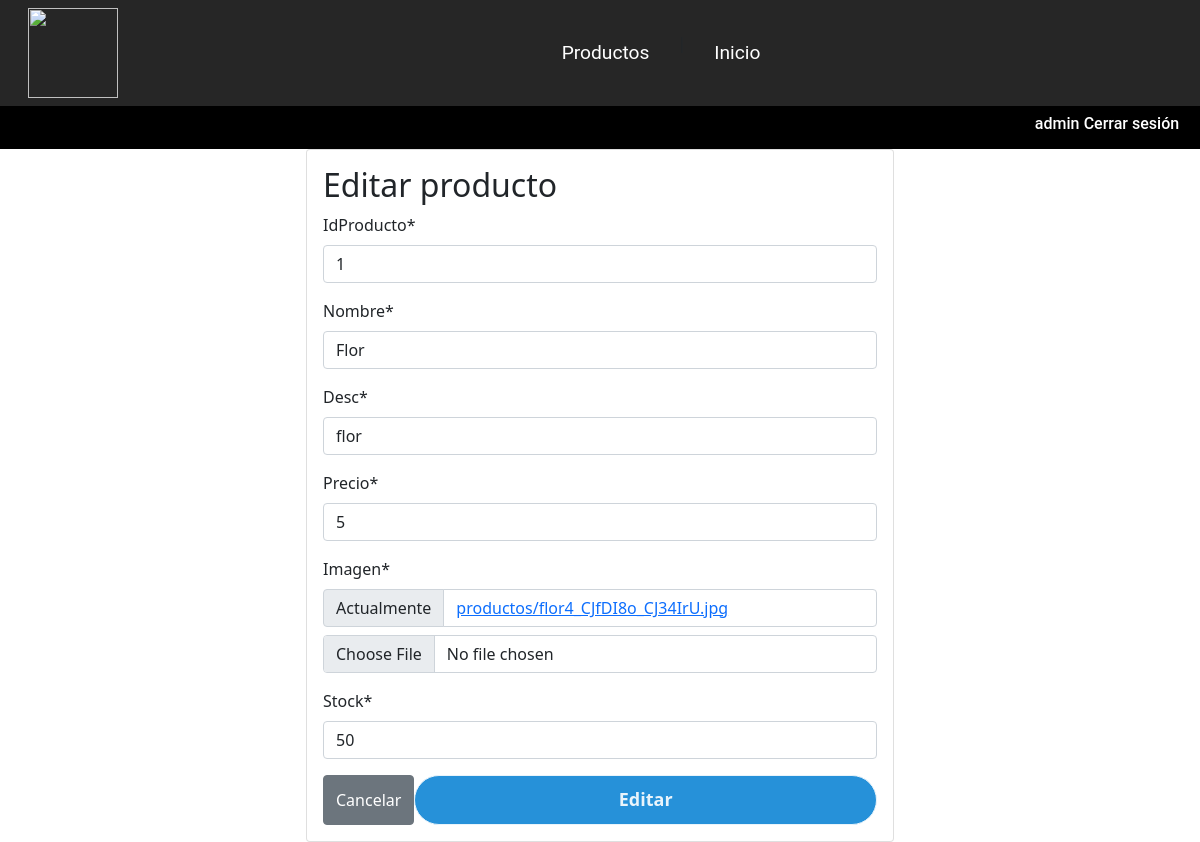
Screenshot of /mproducto/1/ (signed in) with the database file from the repository.
### Flower/models.py (models this page shows, shortened)
class User(AbstractUser):
    def __str__(self):
        return self.email

class Producto(models.Model):
    idProducto = models.IntegerField(primary_key=True, default=0)
    nombre = models.CharField(max_length=40)
    desc = models.CharField(max_length=80)
    precio = models.IntegerField()
    imagen = models.ImageField(upload_to="productos", null=True)
    stock = models.IntegerField(null=True)

### Flower/views.py (the view)
# urls.py: path('mproducto/<idProducto>/', mproducto, name="mproducto"),
def mproducto(request, idProducto):
    producto = get_object_or_404(Producto, idProducto = idProducto)
    data = {
       'form': ProductoForm(instance=producto)
    }
    if request.method == 'POST':
        formulario = ProductoForm(data=request.POST, instance= producto, files= request.FILES)
        if formulario.is_valid():
            formulario.save()
            return redirect(to="lproducto")
        data["form"] = formulario
    return render(request, 'admin/mproducto.html', data)

### Flower/forms.py
class ProductoForm(forms.ModelForm):
    class Meta:
        model = Producto
        fields = '__all__'

### Flower/templates/admin/mproducto.html (shortened to what this page needs)
<!DOCTYPE html>
<html lang="es">
<head>
    {% load static %}
    <link rel="stylesheet" href="{% static 'core/css/estilo.css' %}">
    <link href="https://cdn.jsdelivr.net/npm/bootstrap@5.1.3/dist/css/bootstrap.min.css" rel="stylesheet"
>
</head>
<body>
    <header class="site-header">
        <nav id="navbar" class="navbar navbar-expand-lg navbar-custom">
            <div class="container-fluid">
                <a class="navbar-brand" href="{% url 'home' %}">
                    <div class="logo">
                        <img src="{% static 'core/img/logo.png' %}" alt="" width="90" height="90">
                </a>
            </div>
            <div class="collapse navbar-collapse" id="navbarSupportedContent">
                <ul class="navbar-nav m-auto  mb-2 mb-lg-0">
                    <li class="nav-item">
                        <a class="nav-link active" href="{% url 'lproducto' %}">Productos</a>
                    </li>
                    | <li class="nav-item">
                        <a class="nav-link active" href="{% url 'home' %}">Inicio</a>
                    </li>
                </ul>
    </header>
    <ul class="nav navbar-dark navbar justify-content-end" style="background-color: #000000">
        {% if user.is_superuser %}
        <li class="nav-item">
            <a href="#">
                <h6>{{ user.username }}</h6>
            </a>
        </li>
        <li>
            <a href="{% url 'logout' %}">
                <h6>Cerrar sesión</h6>
            </a>
        </li>
        {% endif %}
    </ul>
    <main>
        {% load crispy_forms_tags %}
        <div class="row">
            <div class="col-12 col-md-6 offset-md-3">
                <div class="card">
                    <div class="card-body">
                        <h2>Editar producto</h2>
                        <form action="" method="post" enctype="multipart/form-data">
                            {{ form | crispy }}
                            <div class="d-flex justify-content-center">
                                <input type="reset" value="Cancelar" class="btn btn-secondary">
                                <input type="submit" value="Editar" class="btn btn-primary btn-sm">
                            </div>
                        </form>
                    </div>
                </div>
            </div>
        </div>
    </main>
</body>

### Flower/static/core/css/estilo.css (style rules this page uses)
.navbar-custom { background-color: transparent !important; }
.navbar ul li { list-style: none; display: inline-block; margin: 0 20px; position: relative; }
.navbar a { text-decoration: none; color: white; font-family: Roboto, "sans-serif"; font-size: 1.2rem; }
.navbar ul li::before { content: ""; height: 3px; width: 0%; background: yellowgreen; position: absolute; left: 0; bottom: -12px; transition: 0.4s ease-out; }
.logo { text-align: auto; }
input[type="submit"] { width: 100%; height: 50px; border: 1px solid; background: #2691d9; border-radius: 25px; font-size: 18px; color: #e9f4fb; font-weight: 700; cursor: pointer; outline: none; }
.site-header { background-color: rgba(0, 0, 0, .85); -webkit-backdrop-filter: saturate(180%) blur(20px); backdrop-filter: saturate(180%) blur(20px); }
.site-header a { color: #ffffff; transition: color .15s ease-in-out; }

### rows the page displays
User: username "admin"
Producto: idProducto "1", nombre "Flor", desc "flor", precio "5", stock "50"
